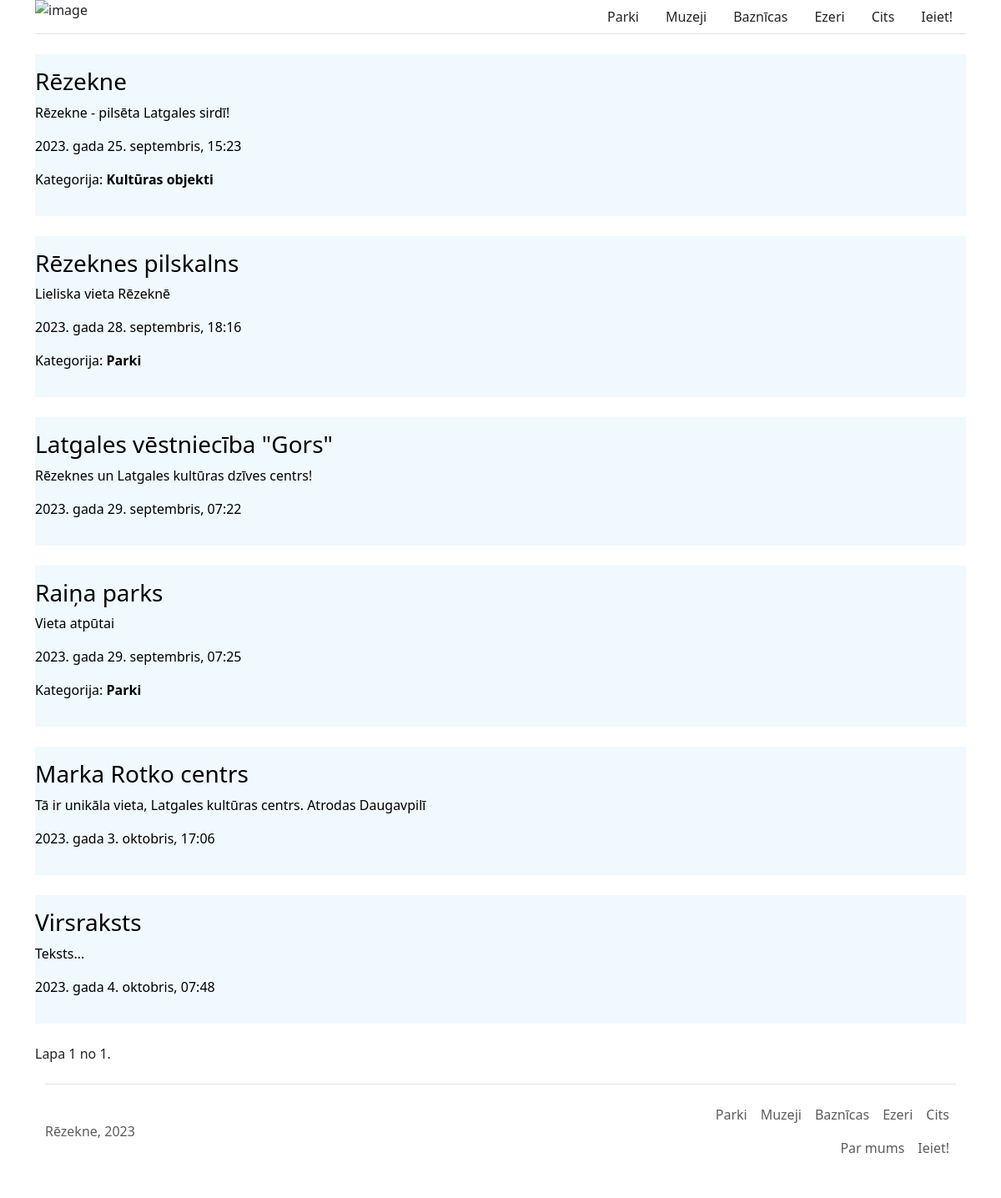
The app's page /, older data.
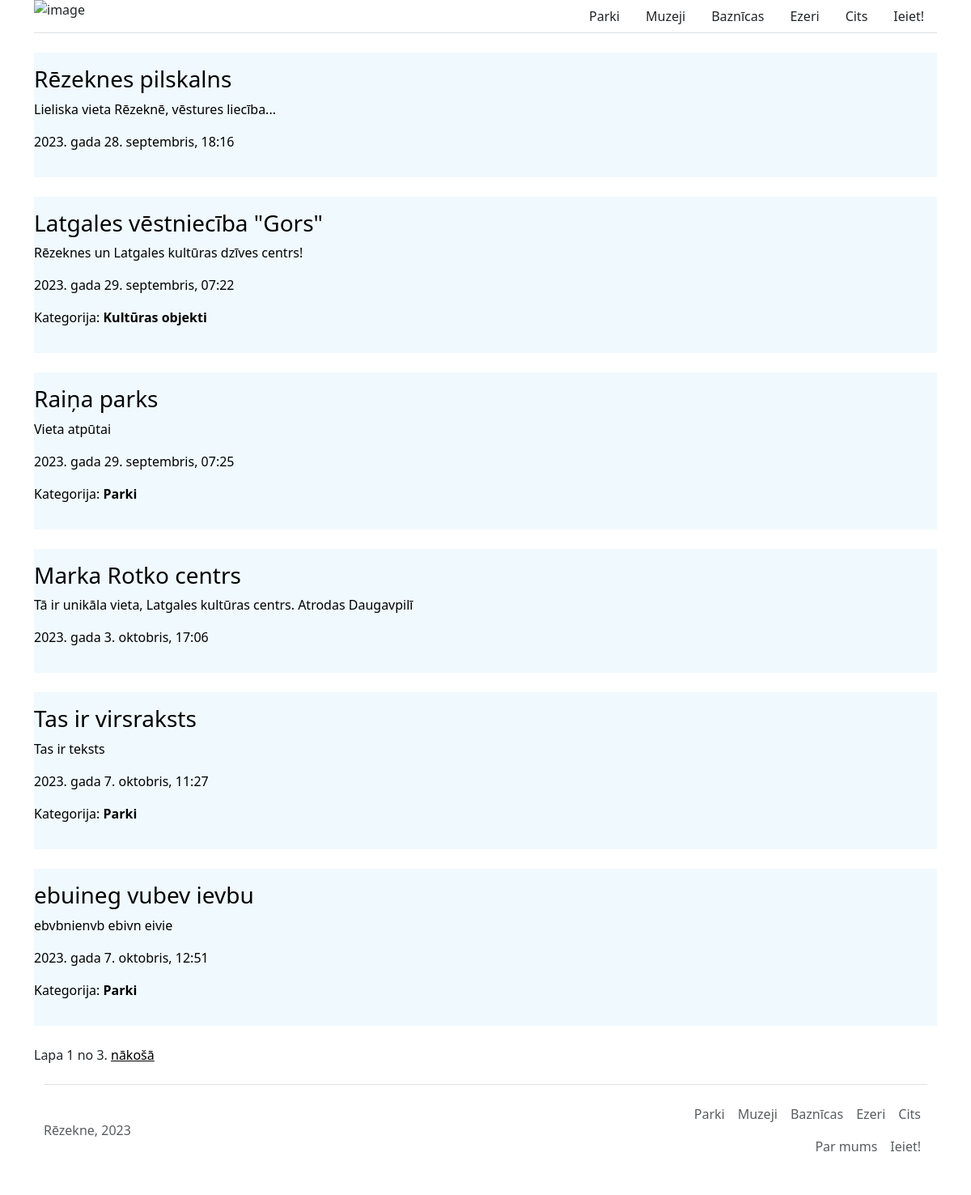
The same page, newer data.
### main/models.py (models this page shows, shortened)
class Article(models.Model):
    title = models.CharField(max_length=60)
    text = HTMLField()
    category = models.ForeignKey(Category, on_delete=models.CASCADE, blank=True, null=True)
    author = models.ForeignKey(User, on_delete=models.CASCADE, blank=True, null=True)
    pub_date = models.DateTimeField(auto_now_add=True, blank=True, null=True)

class Category(models.Model):
   title = models.CharField(max_length=60)
   description = models.TextField(blank=True, null=True)
   def __str__(self):
      return self.title
   class Meta:
        verbose_name_plural = "Categories"

### main/views.py (the view)
# urls.py: path("", views.index, name="index"),
def index(request):
    articles_obj = Article.objects.all()
    paginator = Paginator(articles_obj, 6)
    page_number = request.GET.get("page")
    articles = paginator.get_page(page_number)
    return render(request, "startPage.html", {"articles": articles} )

### main/template/startPage.html (shortened to what this page needs)
{% extends 'base.html' %}
{% block content %}
    {% for article in articles %}
   <div class="article-item py-3 mb-4" style="background-color: rgb(240, 249, 253);">
    <a href="{% url 'article' article.id %}" class="article-link">
        <h3>{{ article.title }}</h3>
        <p>{{ article.text|safe }}</p>
        <p>{{ article.pub_date }}</p>
        {% if article.category != None %}
        <p>Kategorija: <strong>{{ article.category }}</strong></p>
        {% endif %}
    </a>
   </div>
    {% endfor %}
    <div class="pagination ">
        <span class="step-links">
            <span class="current">
                Lapa {{ articles.number }} no {{ articles.paginator.num_pages }}.
            </span>
            {% if articles.has_next %}
                <a href="?page={{ articles.next_page_number }}" style="color:black;">nākošā</a>
            {% endif %}
        </span>
    </div>
{% endblock content %}

Row changes from the older to the newer data that the page shows:
removed Article: title "Rēzekne", text "Rēzekne - pilsēta Latgales sirdī!", pub_date "2023. gada 25. septembris, 15:23", category "Kultūras objekti"
changed Article "Rēzeknes pilskalns": text "Lieliska vieta Rēzeknē" → "Lieliska vieta Rēzeknē, vēstures liecība..."; category_id 1 → empty (drawn); category "Parki" → (not shown)
changed Article "Latgales vēstniecība \"Gors\"": category_id empty → 2 (drawn); category (not shown) → "Kultūras objekti"
changed Article: title "Virsraksts" → "Tas ir virsraksts"; text "Teksts..." → "Tas ir teksts"; pub_date "2023. gada 4. oktobris, 07:48" → "2023. gada 7. oktobris, 11:27"; category_id empty → 1 (drawn); category (not shown) → "Parki"
added Article: title "ebuineg vubev ievbu", text "ebvbnienvb ebivn eivie", pub_date "2023. gada 7. oktobris, 12:51", category "Parki"
Text that changed along with them:
{{ articles.paginator.num_pages }}: "1" → "3"
text now shown: "nākošā"
